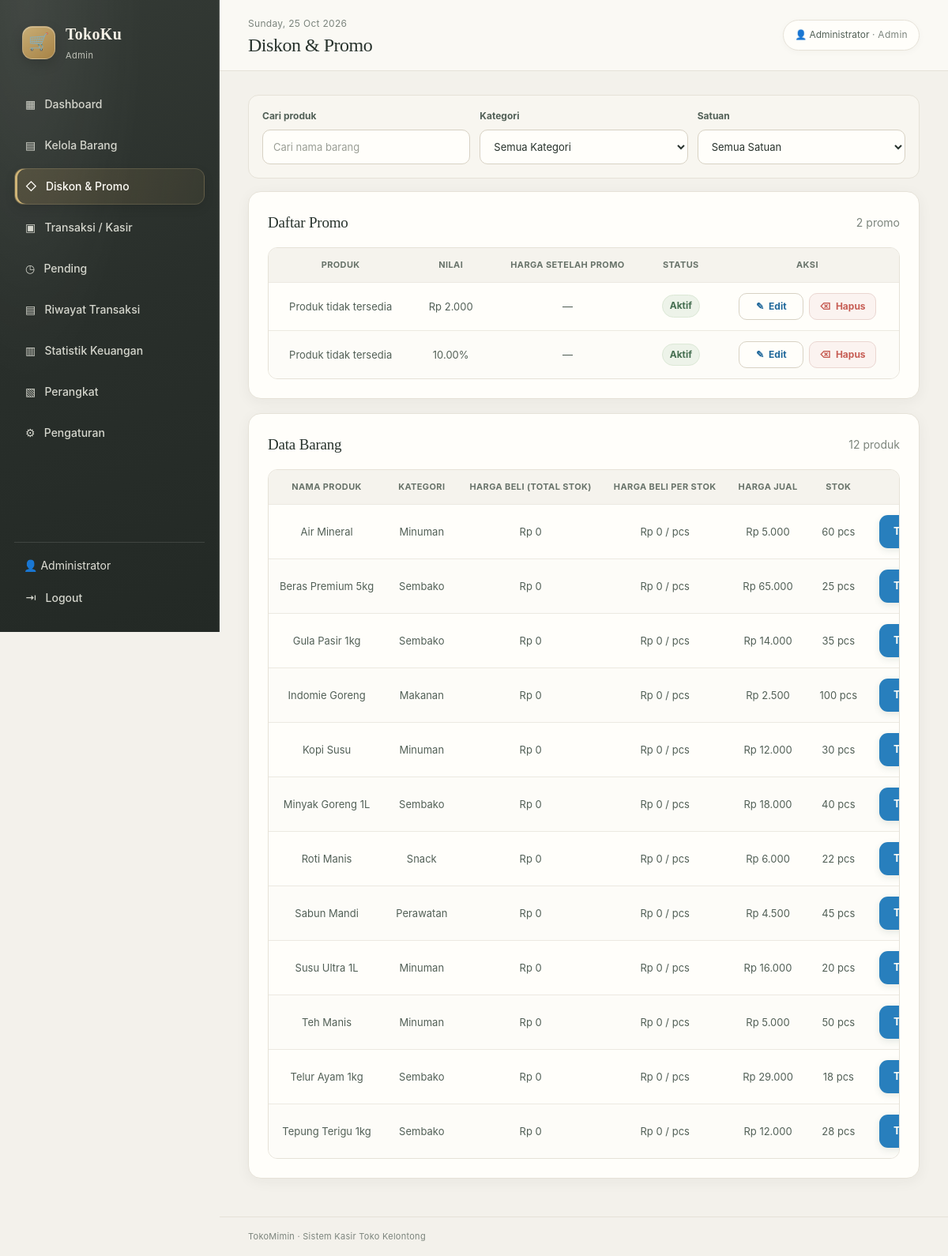
/promos.php (signed in), run on the app's committed database.
### tables this page shows
CREATE TABLE promos (
 id INT AUTO_INCREMENT PRIMARY KEY,
 product_id INT NULL,
 nama VARCHAR(150) NOT NULL,
 jenis ENUM('Persentase','Nominal') NOT NULL,
 nilai DECIMAL(12,2) NOT NULL DEFAULT 0,
 mulai DATE NOT NULL,
 selesai DATE NOT NULL,
 status ENUM('Aktif','Nonaktif') NOT NULL DEFAULT 'Aktif'
);

CREATE TABLE products (
 id INT AUTO_INCREMENT PRIMARY KEY,
 kode VARCHAR(30) NOT NULL UNIQUE,
 barcode VARCHAR(100) NULL,
 barcode_pcs VARCHAR(100) NULL,
 harga_beli DECIMAL(12,2) NOT NULL DEFAULT 0,
 modal_total DECIMAL(12,2) NULL,
 nama VARCHAR(150) NOT NULL,
 kategori VARCHAR(80) NOT NULL DEFAULT 'Umum',
 harga DECIMAL(12,2) NOT NULL DEFAULT 0,
 harga_pack DECIMAL(12,2) NOT NULL DEFAULT 0,
 isi_per_pack INT NOT NULL DEFAULT 1,
 satuan_isi VARCHAR(20) NOT NULL DEFAULT 'pcs',
 stok DECIMAL(12,3) NOT NULL DEFAULT 0,
 satuan VARCHAR(20) NOT NULL DEFAULT 'pcs',
 gambar VARCHAR(255) NULL,
 created_at TIMESTAMP DEFAULT CURRENT_TIMESTAMP
);

### config.php (called while the page is built, shortened)
<?php
function e($value) {
    return htmlspecialchars((string)$value, ENT_QUOTES, 'UTF-8');
}
function rupiah($angka) {
    return 'Rp ' . number_format((float)$angka, 0, ',', '.');
}

### promos.php (the view, shortened to what this page needs)
<?php
require 'config.php'; hanya_admin();
$rows = $pdo->query("SELECT promos.*, products.nama nama_produk, products.kategori kategori_produk, products.harga harga_produk, products.harga_pack harga_pack_produk, products.satuan, products.satuan_isi FROM promos LEFT JOIN products ON products.id=promos.product_id ORDER BY promos.id DESC")->fetchAll();
$products = $pdo->query("SELECT id,nama,kategori,harga,harga_beli,modal_total,stok,satuan,isi_per_pack,satuan_isi FROM products ORDER BY nama")->fetchAll();
$search = trim($_GET['q'] ?? '');
$categoryFilter = trim($_GET['kategori'] ?? '');
$unitFilter = trim($_GET['satuan'] ?? '');
$hasProductFilters = $search !== '' || $categoryFilter !== '' || $unitFilter !== '';
$matchesProductFilters = static function (array $product) use ($search, $categoryFilter, $unitFilter): bool {
    return ($search === '' || stripos((string)$product['nama'], $search) !== false)
        && ($categoryFilter === '' || (string)$product['kategori'] === $categoryFilter)
        && ($unitFilter === '' || (string)$product['satuan'] === $unitFilter);
};
$filteredPromos = array_values(array_filter($rows, static function (array $promo) use ($matchesProductFilters, $hasProductFilters): bool {
    if ($promo['nama_produk'] === null) return !$hasProductFilters;
    return $matchesProductFilters([
        'nama' => $promo['nama_produk'],
        'kategori' => $promo['kategori_produk'],
        'satuan' => $promo['satuan']
    ]);
}));
$filteredProducts = array_values(array_filter($products, $matchesProductFilters));
$promoCount = count($filteredPromos);
$productCount = count($filteredProducts);
$formatQuantity = static fn($value): string => rtrim(rtrim(number_format((float)$value, 3, '.', ''), '0'), '.');
require 'includes/header.php'; ?>
<div class="promos-page"><form method="get" class="toolbar filters products-filter-form shared-promo-filters" id="shared-promo-filters"><div><label for="shared-promo-search">Cari produk</label><input id="shared-promo-search" type="search" name="q" value="<?= e($search) ?>" placeholder="Cari nama barang"></div><div><label for="shared-promo-category">Kategori</label><select id="shared-promo-category" name="kategori"><option value="">Semua Kategori</option></select></div><div><label for="shared-promo-unit">Satuan</label><select id="shared-promo-unit" name="satuan"><option value="">Semua Satuan</option></select></div></form><section class="panel" id="daftar-promo"><div class="panel-head"><h3>Daftar Promo</h3><span class="muted"><?= $promoCount ?> promo</span></div><div class="table-wrap"><table><thead><tr><th>Produk</th><th>Nilai</th><th>Harga Setelah Promo</th><th>Status</th><th>Aksi</th></tr></thead><tbody><?php foreach($filteredPromos as $r): ?><tr><td><?= e($r['nama_produk']??'Produk tidak tersedia') ?></td><td><?= e($r['jenis'])==='Persentase'?e($r['nilai']).'%':rupiah($r['nilai']) ?></td><td class="promo-result-price"><?php if($r['nama_produk']===null): ?>—<?php endif; ?></td><td><span class="badge <?= $r['status']==='Aktif'?'success':'warning' ?>"><?= e($r['status']) ?></span></td><td class="actions"><div class="product-action-card"><button class="product-action-button edit edit-promo" type="button" data-promo='<?= e(json_encode($r, JSON_HEX_TAG | JSON_HEX_APOS | JSON_HEX_AMP | JSON_HEX_QUOT)) ?>'><span aria-hidden="true">✎</span> Edit</button><button class="product-action-button delete open-promo-delete" type="button" data-promo-id="<?= (int)$r['id'] ?>" data-promo-name="<?= e($r['nama']) ?>"><span aria-hidden="true">⌫</span> Hapus</button></div></td></tr><?php endforeach; ?></tbody></table></div></section>
<section class="panel" id="data-barang"><div class="panel-head"><h3>Data Barang</h3><span class="muted"><?= $productCount ?> produk</span></div><div class="table-wrap"><table><thead><tr><th>Nama Produk</th><th>Kategori</th><th>Harga Beli (Total Stok)</th><th>Harga Beli per Stok</th><th>Harga Jual</th><th>Stok</th><th>Aksi</th></tr></thead><tbody>
<?php foreach($filteredProducts as $product): $unit=$product['satuan']??'pcs'; $isBulk=in_array($unit,['pack','dus','sachet','box'],true); $packSize=max(1,(int)($product['isi_per_pack']??1)); $stockQuantity=(float)$product['stok']; $fullPacks=$isBulk?intdiv((int)$product['stok'],$packSize):0; $looseStock=$isBulk?(int)$product['stok']%$packSize:(int)$product['stok']; $legacyModalTotal=$unit==='kg'?(float)($product['harga_beli']??0):(float)($product['harga_beli']??0)*$stockQuantity; $purchaseTotal=$product['modal_total']??$legacyModalTotal; $purchasePerStock=$stockQuantity>0?(float)$purchaseTotal/$stockQuantity:null; ?>
<tr><td><?= e($product['nama']) ?></td><td><?= e($product['kategori']) ?></td><td><?= rupiah($purchaseTotal) ?></td><td><?= $purchasePerStock===null?'—':rupiah($purchasePerStock) ?><?php if($purchasePerStock!==null): ?> / <?= e($unit) ?><?php endif; ?></td><td><?= rupiah($product['harga']) ?><?php if($isBulk): ?><small> / <?= e($product['satuan_isi']??'pcs') ?></small><?php endif; ?></td><td><?php if($isBulk): ?><?= $fullPacks ?> <?= e($unit) ?><?php if($looseStock>0): ?> + <?= $looseStock ?> <?= e($product['satuan_isi']??'pcs') ?><?php endif; ?><?php else: ?><?= $unit==='kg'?$formatQuantity($product['stok']):(int)$product['stok'] ?> <?= e($unit) ?><?php endif; ?></td><td><button class="btn blue add-product-promo" type="button" data-product-id="<?= (int)$product['id'] ?>" data-product-name="<?= e($product['nama']) ?>">Tambah Promo</button></td></tr>
<?php endforeach; ?><?php if(!$filteredProducts): ?><tr><td colspan="7" class="empty"><?= $products?'Tidak ada barang yang cocok dengan pencarian atau filter.':'Data produk belum tersedia.' ?></td></tr><?php endif; ?>
</tbody></table></div></section></div>
<?php require 'includes/footer.php'; ?>

### data on the page
promos: nama_produk "Produk tidak tersedia", nilai "Rp 2.000", status "Aktif"
promos: nama_produk "Produk tidak tersedia", nilai "10.00", status "Aktif"
products: nama "Air Mineral", kategori "Minuman", rupiah($purchaseTotal) "Rp 0", rupiah($purchasePerStock) "Rp 0", satuan "pcs", harga "Rp 5.000", stok "60"
products: nama "Beras Premium 5kg", kategori "Sembako", rupiah($purchaseTotal) "Rp 0", rupiah($purchasePerStock) "Rp 0", satuan "pcs", harga "Rp 65.000", stok "25"
products: nama "Gula Pasir 1kg", kategori "Sembako", rupiah($purchaseTotal) "Rp 0", rupiah($purchasePerStock) "Rp 0", satuan "pcs", harga "Rp 14.000", stok "35"
products: nama "Indomie Goreng", kategori "Makanan", rupiah($purchaseTotal) "Rp 0", rupiah($purchasePerStock) "Rp 0", satuan "pcs", harga "Rp 2.500", stok "100"
products: nama "Kopi Susu", kategori "Minuman", rupiah($purchaseTotal) "Rp 0", rupiah($purchasePerStock) "Rp 0", satuan "pcs", harga "Rp 12.000", stok "30"
products: nama "Minyak Goreng 1L", kategori "Sembako", rupiah($purchaseTotal) "Rp 0", rupiah($purchasePerStock) "Rp 0", satuan "pcs", harga "Rp 18.000", stok "40"
products: nama "Roti Manis", kategori "Snack", rupiah($purchaseTotal) "Rp 0", rupiah($purchasePerStock) "Rp 0", satuan "pcs", harga "Rp 6.000", stok "22"
products: nama "Sabun Mandi", kategori "Perawatan", rupiah($purchaseTotal) "Rp 0", rupiah($purchasePerStock) "Rp 0", satuan "pcs", harga "Rp 4.500", stok "45"
products: nama "Susu Ultra 1L", kategori "Minuman", rupiah($purchaseTotal) "Rp 0", rupiah($purchasePerStock) "Rp 0", satuan "pcs", harga "Rp 16.000", stok "20"
products: nama "Teh Manis", kategori "Minuman", rupiah($purchaseTotal) "Rp 0", rupiah($purchasePerStock) "Rp 0", satuan "pcs", harga "Rp 5.000", stok "50"
products: nama "Telur Ayam 1kg", kategori "Sembako", rupiah($purchaseTotal) "Rp 0", rupiah($purchasePerStock) "Rp 0", satuan "pcs", harga "Rp 29.000", stok "18"
products: nama "Tepung Terigu 1kg", kategori "Sembako", rupiah($purchaseTotal) "Rp 0", rupiah($purchasePerStock) "Rp 0", satuan "pcs", harga "Rp 12.000", stok "28"

### other printed values
$_SESSION['user']['role'] "Admin"
$namaPengguna "Administrator"
$pageTitle "Diskon & Promo"
$promoCount "2"
$productCount "12"
